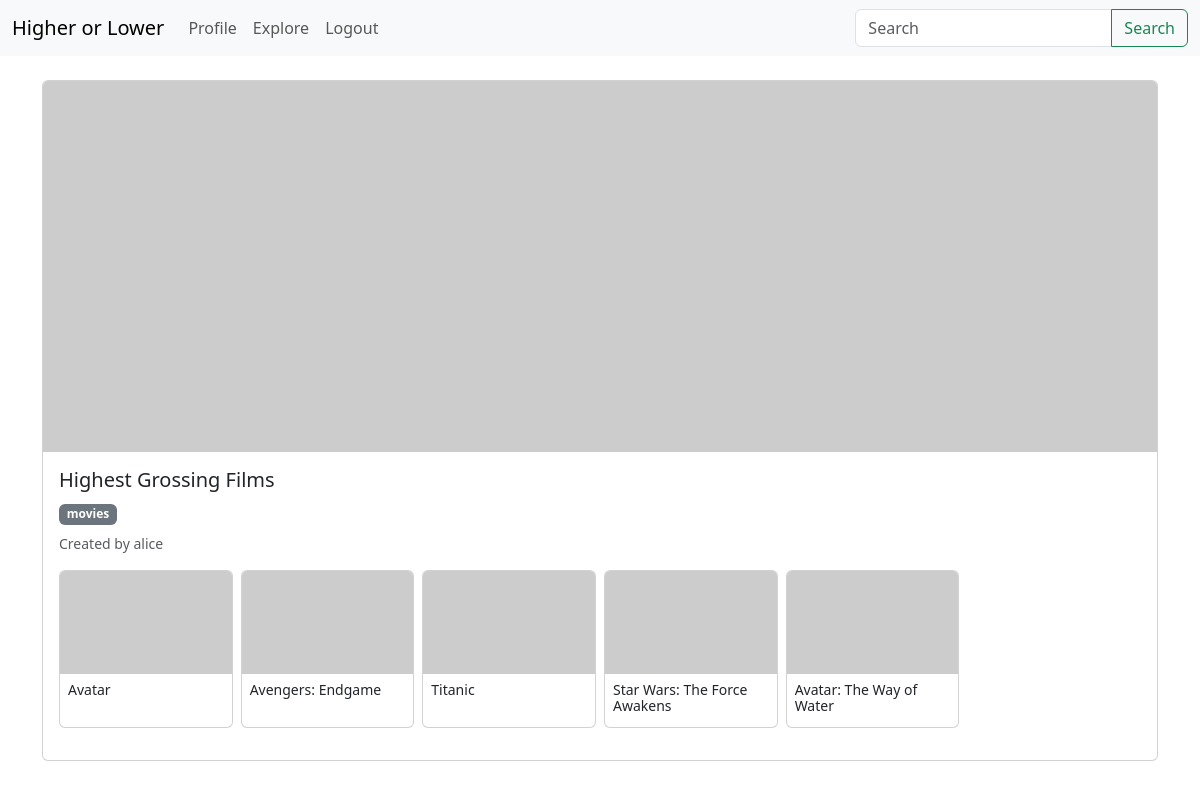
/collection/2 (signed in), run on the app's committed database.
### app/models.py (models this page shows, shortened)
class SearchableMixin(object):
    @classmethod
    def before_commit(cls, session):
        session._changes = {
            'add': list(session.new),
            'update': list(session.dirty),
            'delete': list(session.deleted)
        }
    @classmethod
    def after_commit(cls, session):
        for obj in session._changes['add']:
            if isinstance(obj, SearchableMixin):
                add_to_index(obj.__tablename__, obj)
        for obj in session._changes['update']:
            if isinstance(obj, SearchableMixin):
                add_to_index(obj.__tablename__, obj)
        for obj in session._changes['delete']:
            if isinstance(obj, SearchableMixin):
                remove_from_index(obj.__tablename__, obj)
        session._changes = None

class Collection(SearchableMixin, db.Model):
    __searchable__ = ['body']
    id: so.Mapped[int] = so.mapped_column(primary_key=True)
    name: so.Mapped[str] = so.mapped_column(sa.String(100), nullable=False)
    image: so.Mapped[Optional[str]] = so.mapped_column(sa.String(255))
    creator_id: so.Mapped[int] = so.mapped_column(
        sa.ForeignKey(User.id), nullable=False
    )
    timestamp: so.Mapped[datetime] = so.mapped_column(
        index=True, default=lambda: datetime.now(timezone.utc))
    category: so.Mapped[CollectionCategory] = so.mapped_column(
        sa.Enum(CollectionCategory), nullable=False
    )
    creator: so.Mapped[User] = so.relationship(back_populates='collections')
    items: so.WriteOnlyMapped['Item'] = so.relationship(
        back_populates='collection', passive_deletes=True
    )
    leaderboards: so.WriteOnlyMapped['Leaderboard'] = so.relationship(
        back_populates='collection', passive_deletes=True
    )
    favourites: so.WriteOnlyMapped['Favourite'] = so.relationship(
        back_populates='collection', passive_deletes=True
    )
    history: so.WriteOnlyMapped['CollectionHistory'] = so.relationship(
        back_populates='collection', passive_deletes=True
    )

class User(UserMixin, db.Model):
    id: so.Mapped[int] = so.mapped_column(primary_key=True)
    username: so.Mapped[str] = so.mapped_column(
        sa.String(50), index=True, unique=True, nullable=False
    )
    email: so.Mapped[str] = so.mapped_column(
        sa.String(120), index=True, unique=True, nullable=False
    )
    password_hash: so.Mapped[str] = so.mapped_column(
        sa.String(256), nullable=False, default=''
    )
    last_seen: so.Mapped[Optional[datetime]] = so.mapped_column(
        default=lambda: datetime.now(timezone.utc)
    )
    collections: so.WriteOnlyMapped['Collection'] = so.relationship(
        back_populates='creator', passive_deletes=True
    )
    leaderboards: so.WriteOnlyMapped['Leaderboard'] = so.relationship(
        back_populates='user', passive_deletes=True
    )
    favourites: so.WriteOnlyMapped['Favourite'] = so.relationship(
        back_populates='user', passive_deletes=True
    )
    collection_history: so.WriteOnlyMapped['CollectionHistory'] = so.relationship(
        back_populates='user', passive_deletes=True
    )
    following: so.WriteOnlyMapped['User'] = so.relationship(
        secondary=followers, primaryjoin=(followers.c.follower_id == id),
        secondaryjoin=(followers.c.followed_id == id),
        back_populates='followers')
    followers: so.WriteOnlyMapped['User'] = so.relationship(
        secondary=followers, primaryjoin=(followers.c.followed_id == id),
        secondaryjoin=(followers.c.follower_id == id),
        back_populates='following')

class Item(db.Model):
    id: so.Mapped[int] = so.mapped_column(primary_key=True)
    collection_id: so.Mapped[int] = so.mapped_column(
        sa.ForeignKey(Collection.id), nullable=False
    )
    name: so.Mapped[str] = so.mapped_column(sa.String(100), nullable=False)
    value: so.Mapped[int] = so.mapped_column(nullable=False)
    image: so.Mapped[Optional[str]] = so.mapped_column(sa.String(255))
    collection: so.Mapped[Collection] = so.relationship(back_populates='items')

### app/routes.py (the view)
@app.route('/collection/<collection_id>')
@login_required
def collection(collection_id):
    collection = db.first_or_404(sa.select(Collection).where(Collection.id == collection_id))
    items = db.session.scalars(collection.items.select()).all()
    return render_template('collection.html', collection=collection, items=items)

### app/forms.py
class SearchForm(FlaskForm):
    q = StringField('Search', validators=[DataRequired()])
    def __init__(self, *args, **kwargs):
        if 'formdata' not in kwargs:
            kwargs['formdata'] = request.args
        if 'meta' not in kwargs:
            kwargs['meta'] = {'csrf': False}
        super(SearchForm, self).__init__(*args, **kwargs)

### app/models.py (called while the page is built)
@login.user_loader
def load_user(id):
    return db.session.get(User, int(id))

### app/routes.py (called while the page is built)
@app.before_request
def before_request():
    if current_user.is_authenticated:
        current_user.last_seen = datetime.now(timezone.utc)
        db.session.commit()
        g.search_form = SearchForm()

### app/templates/collection.html
{% extends "base.html" %}
{% block content %}
<div class="card mb-4">
    <img src="https://placehold.co/600x200" class="card-img-top" alt="...">
    <div class="card-body">
        <h5 class="card-title">{{ collection.name }}</h5>
        <span class="badge bg-secondary mb-2">{{ collection.category.value }}</span>
        <p class="card-text small text-muted">Created by {{ collection.creator.username }}</p>
        <div class="row row-cols-2 row-cols-sm-3 row-cols-md-4 row-cols-lg-6 g-2 mb-3">
            {% for item in items %}
            <div class="col">
                <div class="card h-100">
                    <img src="https://placehold.co/200x120" class="card-img-top" alt="...">
                    <div class="card-body p-2">
                        <h6 class="card-title mb-1 small">{{ item.name }}</h6>
                    </div>
                </div>
            </div>
            {% endfor %}
        </div>
    </div>
</div>
{% endblock %}

### data on the page
Collection: name "Highest Grossing Films", category.value "movies"
User: creator.username "alice"
Item: name "Avatar"
Item: name "Avengers: Endgame"
Item: name "Titanic"
Item: name "Star Wars: The Force Awakens"
Item: name "Avatar: The Way of Water"
